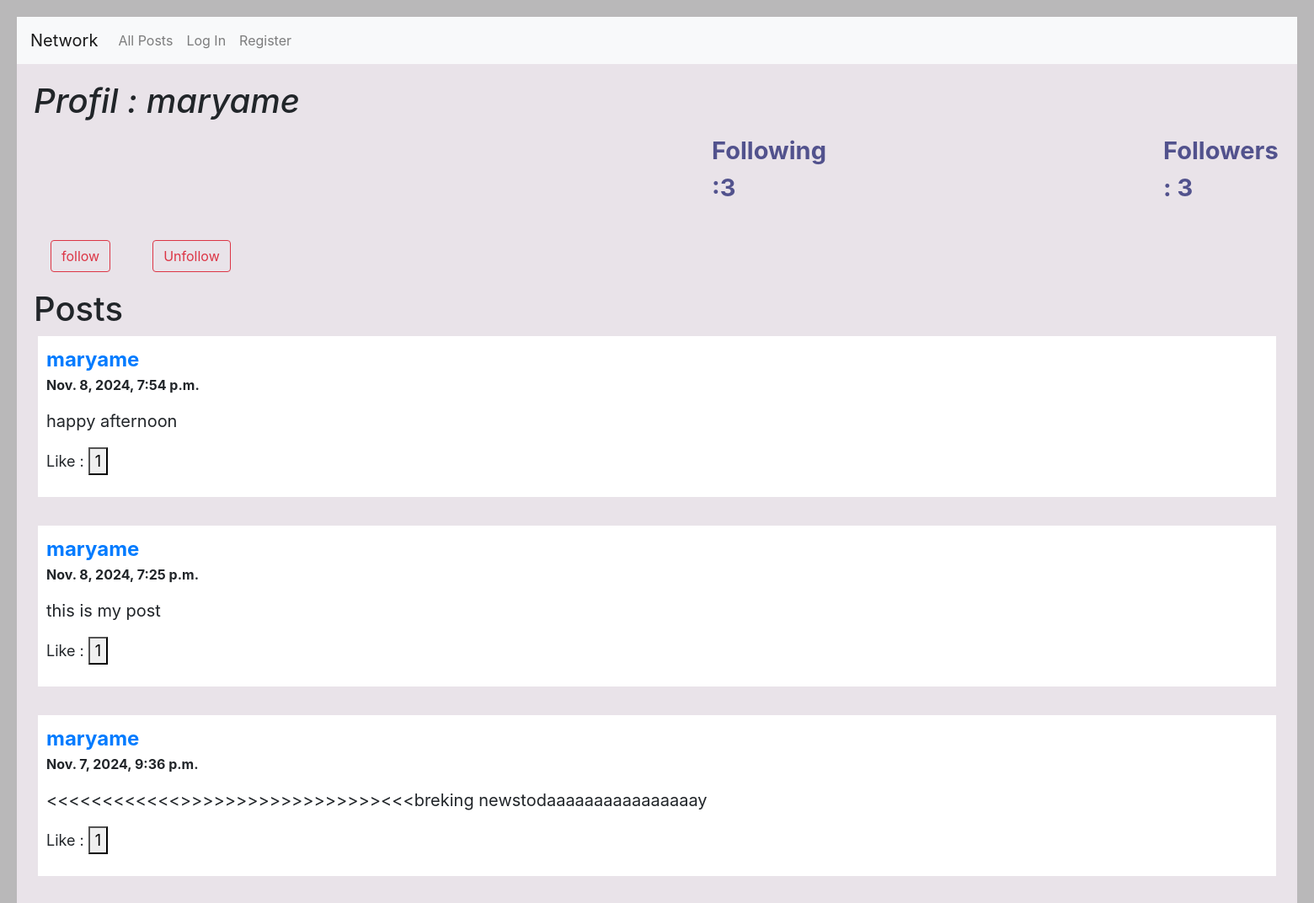
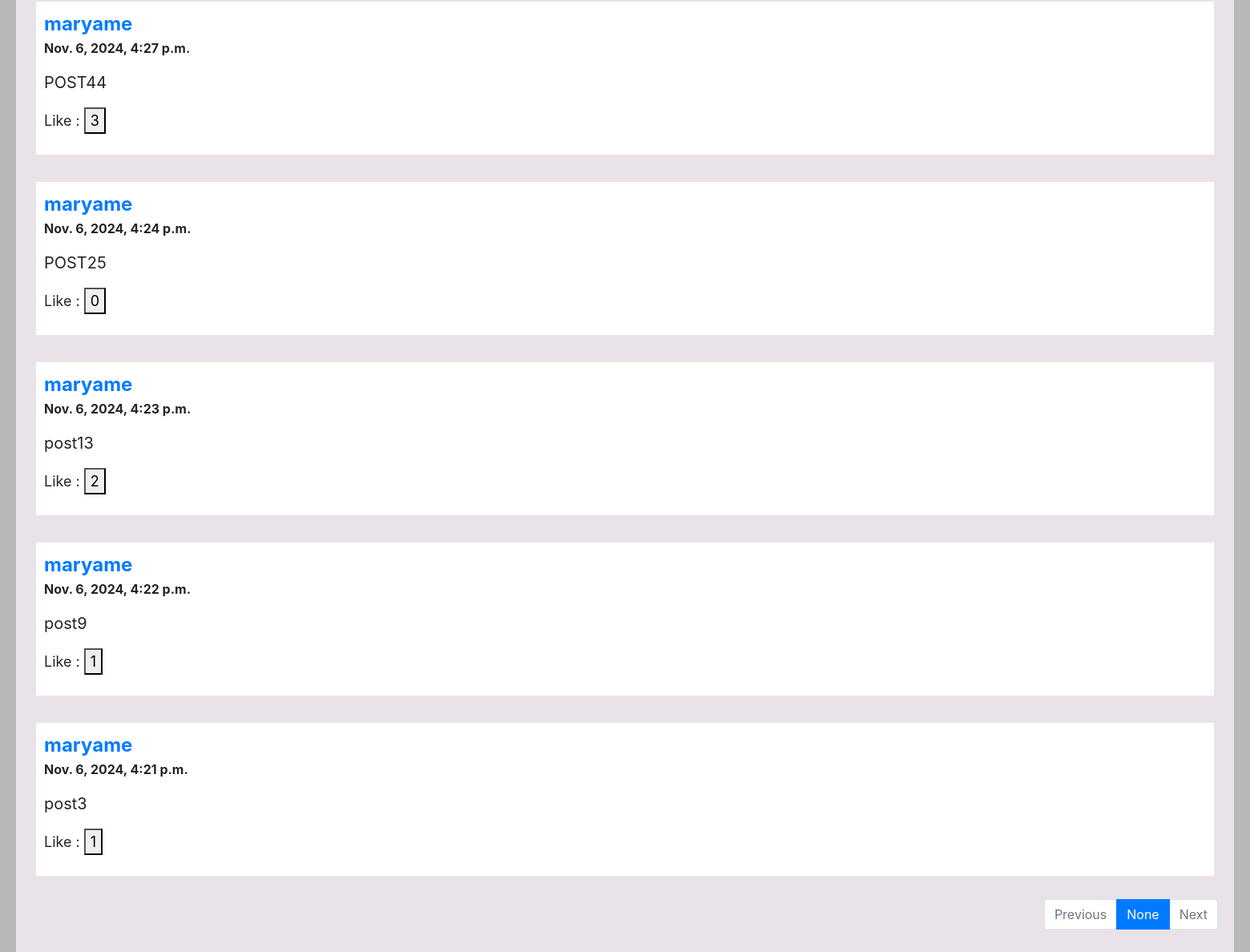
/profil/maryame, run on the app's committed database (2 pictures, top to bottom).
### network/models.py (models this page shows, shortened)
class User(AbstractUser):
    pass

class Post(models.Model):
    user = models.ForeignKey("User", on_delete=models.CASCADE, related_name="emails")
    content = models.TextField(blank=True)
    timestamp = models.DateTimeField(auto_now_add=True)
    like = models.IntegerField(default=0)
    followers = models.ManyToManyField(User, through='follow' , through_fields=('post_fo', 'follower'),related_name='followed_post')
    liked_by =models.ManyToManyField(User,related_name ="liked_post",blank=True)

### network/views.py (the view)
# urls.py: path("profil/<str:name>", views.profil ,name="profil"),
@csrf_exempt
def profil(request,name):
     users= request.user
     user_name=User.objects.get(username=name)
     foll= follow.objects.filter(follower=user_name)
     following_users = [f.following for f in foll]
     following_nbr =len(following_users)
     follower_nbr=len(follow.objects.filter(following=user_name))
     userr = User.objects.get(username=name)
     post = Post.objects.filter(user=userr)
     post = post.order_by("-timestamp").all()
     paginator = Paginator(post, 10)
     page_number = request.GET.get('page')
     page_obj = paginator.get_page(page_number)
     return render(request, "network/profil.html",{
         "posts":post,
         "others":users,
         "userr":userr,
         "following_nbr":following_nbr,
         "follower_nbr":follower_nbr,
          'page_obj': page_obj,
         'page_number':page_number,
                  })

### network/templates/network/profil.html (shortened to what this page needs)
{% extends "network/layout.html" %}
{% load static %}
{% block body %}
<h1 style="font-style: italic;">Profil : {{userr.username}}</h1>
    <div id="profil1" style="display: flex; font-size: 29px; font-weight: bold; padding:5px ;color:#52528d">
       <p style="margin-left:800px ;">Following :{{following_nbr}}</p>
       <p style="margin-left:400px ;">Followers : {{follower_nbr}}</p>
      </div>
       {% if others != userr %}
       <div style="display: flex ; margin: 20px;">
        <form action="{% url 'follow' userr %}" method="POST" style="margin-right: 50px;">
            <button type="submit" class="btn btn-outline-danger">follow</button>
            </form>
            <form action="{% url 'unfollow' userr %}" method="POST">
              <button type="submit" class="btn btn-outline-danger">Unfollow</button>
              </form>
       </div>
       {% endif %}
        <h1>Posts </h1>
        {% for post in page_obj %}
              <div id="post-{{post.id}}" class="post ">
                <b style="font-size: 1.5em; margin-right: 1400px;"><a href="{%url 'profil' post.user %}" >{{post.user}} </a></b>
                <b> <p>{{post.timestamp}}</p></b>
                <p id="p-{{post.id}}" style="font-size: 20px;">{{post.content}}</p>
                <p style="font-size: 18px;">Like :
                  <button id="like-{{post.id}}" class="like" data-post-id="{{post.id}}">{{post.like}}</button></p>
        </div>
        <br>
         {% endfor %}
        <nav aria-label="Page navigation example">
            <ul class="pagination justify-content-end">
                {% if page_obj.has_previous %}
                <li ><a class="page-link" href="?page={{ page_obj.previous_page_number }}" >Previous</a></li>
                <li class="page-item"><a class="page-link" href="?page={{page_obj.previous_page_number }}">{{page_obj.previous_page_number }}</a></li>
                {% else %}
                <li class="page-item disabled"><span class="page-link " aria-disabled="true">Previous</span></li>
                {% endif %}
              <li class="page-item active"><a class="page-link" href="?page={{page_obj}}">{{page_number}}</a></li>
              {% if page_obj.has_next %}
              <li class="page-item"><a class="page-link" href="?page=3">{{page_obj.next_page_number  }}</a></li>
                <li class="page-item"><a class="page-link" href="?page={{ page_obj.next_page_number }}">Next</a>
                {% else %}
                <li class="page-item disabled"><span class="page-link page-item disabled" aria-disabled="true">Next</span>
                {% endif %}
              </li>
            </ul>
          </nav>
    </div>
{% endblock %}

### network/static/network/styles.css (style rules this page uses)
.post { background-color: white; margin: 5px; padding: 10PX; }
body { padding: 20px; background-color: rgb(185, 184, 185); }

### data on the page
User: username "maryame"
Post: user "maryame", timestamp "Nov. 8, 2024, 7:54 p.m.", content "happy afternoon", like "1"
Post: user "maryame", timestamp "Nov. 8, 2024, 7:25 p.m.", content "this is my post", like "1"
Post: user "maryame", timestamp "Nov. 7, 2024, 9:36 p.m.", content "<<<<<<<<<<<<>>>>>>>>>>>>>>>>>><<<breking newstodaaaaaaaaaaaaaaaay", like "1"
Post: user "maryame", timestamp "Nov. 6, 2024, 4:27 p.m.", content "POST44", like "3"
Post: user "maryame", timestamp "Nov. 6, 2024, 4:24 p.m.", content "POST25", like "0"
Post: user "maryame", timestamp "Nov. 6, 2024, 4:23 p.m.", content "post13", like "2"
Post: user "maryame", timestamp "Nov. 6, 2024, 4:22 p.m.", content "post9", like "1"
Post: user "maryame", timestamp "Nov. 6, 2024, 4:21 p.m.", content "post3", like "1"

### other printed values
{{ following_nbr }} "3"
{{ follower_nbr }} "3"
{{ page_number }} "None"
